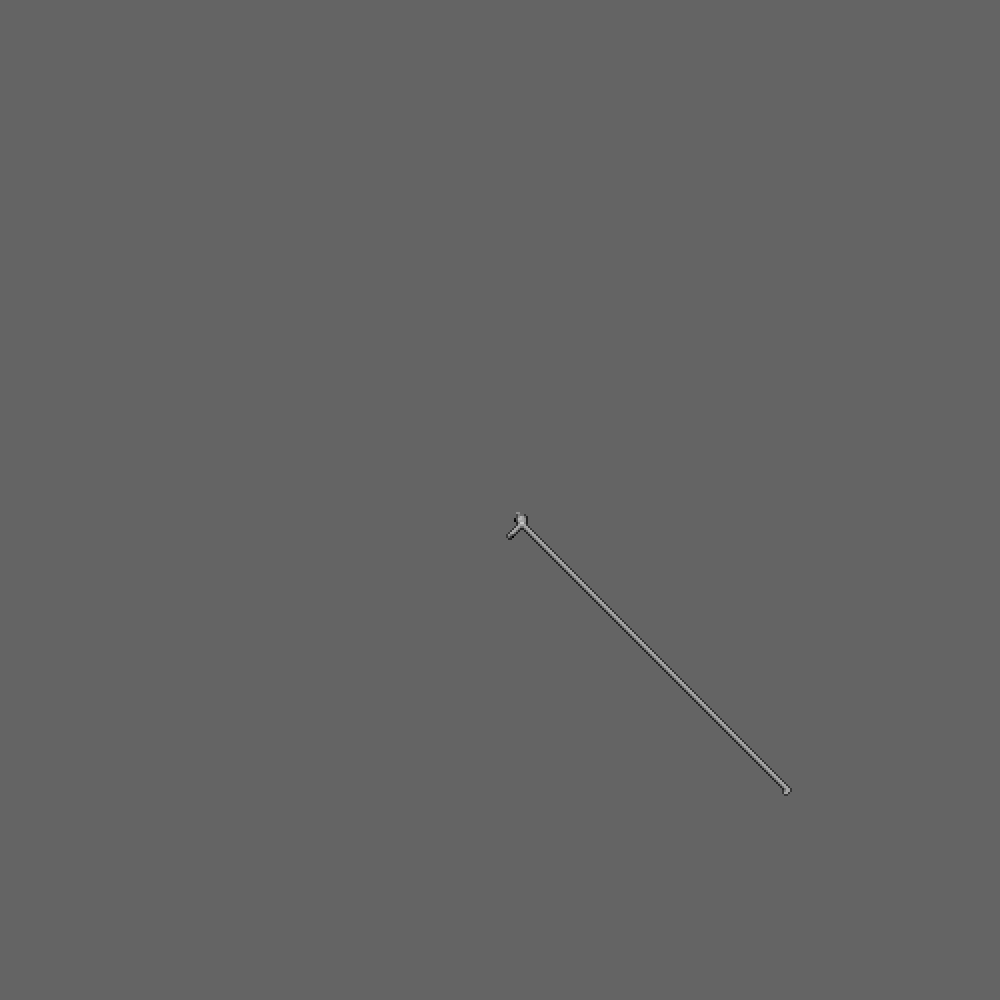
Frame 1 (no input)
Frame 60 (the mouse pressed at the canvas centre just before this capture): identical to frame 1, image omitted
Frame 120 (the mouse held since frame 60 and released just before this capture): identical to frame 1, image omitted

The Processing sketch that drew this single still picture (run headless with seeded random() and noise(); from frame 60 on, the mouse is pressed at the canvas centre):

// Processing sketch: Langton_s_Ant__Gentic_Learning_
// ── Langton_s_Ant__Gentic_Learning_.pde
int size=2;
int grid[][];
int step;

int pop=100;
int rl=15;
int sl=5000;

boolean hex = true;
Ant[] ants;
void setup() {
  size(1000,1000);
  grid=new int[width/size][height/size];
  ants=new Ant[pop];
  background(100); 
  noStroke();
  
  for(int i=0; i<1; i++) {
    ng();
    //da(0);
    da(pop-1);
  }
}

void bs(Ant array[]) { 
  int i;
  Ant j;
 
  for (i=0;i<array.length-1;i++) { 
    if (array[i].fitness > array[i+1].fitness) {  
      j = array[i]; 
      array[i] = array[i+1]; 
      array[i+1] = j; 
    } 
  } 
}

void ng() {
  fil();
  
  for(int a=0; a<pop; a++) {
    for(int i=0; i<width/size; i++) {
      for(int j=0; j<height/size; j++) {
        if(j==height/size/2 && i>width/size/4 && i<width/size/2) {
          grid[i][j]=0;
        }
        else {
          grid[i][j]=0;
        }
      }  
    }
    
    ants[a].fitness=score(a);
  }
  
  bs(ants);
}

void fil() {
  for(int a=0; a<pop; a++) {
    ants[a]=new Ant(width/size/2,height/size/2,1,pa());  
  }
}

String pa() {
  String p="";
  for(int i=0; i<rl; i++) {
    p+=round(random(0,1));      
  }
  return p;
}

void draw() {
  noStroke();
    
}

class Ant {
  int x;
  int y;
  int dir;
  String pat;
  float fitness=0;
  Ant(int xx,int yy,int d,String p) {
    x=xx;
    y=yy;
    dir=d;
    pat=p;
  }
}

void da(int a) {
  for(int i=0; i<sl; i++) {
    switch(ants[a].pat.charAt(grid[ants[a].x][ants[a].y])) {
      case '0':
        ants[a].dir--;
      break;
      case '1':
        ants[a].dir++;
      break;
    }
    
    fill(255/(ants[a].pat.length()-1)*grid[ants[a].x][ants[a].y]);
    
    grid[ants[a].x][ants[a].y]++;
    if(grid[ants[a].x][ants[a].y]>ants[a].pat.length()-1) {
      grid[ants[a].x][ants[a].y]=0;  
    }
    
    rect(ants[a].x*size,ants[a].y*size,size,size);
    if(ants[a].dir>3) {
      ants[a].dir-=4;
    }
    if(ants[a].dir<0) {
      ants[a].dir+=4;
    }
    switch(ants[a].dir) {
      case 0:
        ants[a].x++;
      break;
      case 1:
        ants[a].y--;
      break;
      case 2:
        ants[a].x--;
      break;
      case 3:
        ants[a].y++;
      break;
    }
    if(ants[a].x>width/size-1) {
      ants[a].x=0;  
    }
    if(ants[a].x<0) {
      ants[a].x=width/size-1;
    }
    if(ants[a].y>height/size-1) {
      ants[a].y=0;  
    }
    if(ants[a].y<0) {
      ants[a].y=height/size-1;
    }
  } 
}

int score(int a) {
  for(int i=0; i<sl; i++) {
    switch(ants[a].pat.charAt(grid[ants[a].x][ants[a].y])) {
      case '0':
        ants[a].dir--;
      break;
      case '1':
        ants[a].dir++;
      break;
    }
    
    grid[ants[a].x][ants[a].y]++;
    if(grid[ants[a].x][ants[a].y]>ants[a].pat.length()-1) {
      grid[ants[a].x][ants[a].y]=0;  
    }
    
    if(ants[a].dir>3) {
      ants[a].dir-=4;
    }
    if(ants[a].dir<0) {
      ants[a].dir+=4;
    }
    switch(ants[a].dir) {
      case 0:
        ants[a].x++;
      break;
      case 1:
        ants[a].y--;
      break;
      case 2:
        ants[a].x--;
      break;
      case 3:
        ants[a].y++;
      break;
    }
    if(ants[a].x>width/size-1) {
      ants[a].x=0;  
    }
    if(ants[a].x<0) {
      ants[a].x=width/size-1;
    }
    if(ants[a].y>height/size-1) {
      ants[a].y=0;  
    }
    if(ants[a].y<0) {
      ants[a].y=height/size-1;
    }
  }
  
  return ants[a].x;
}
